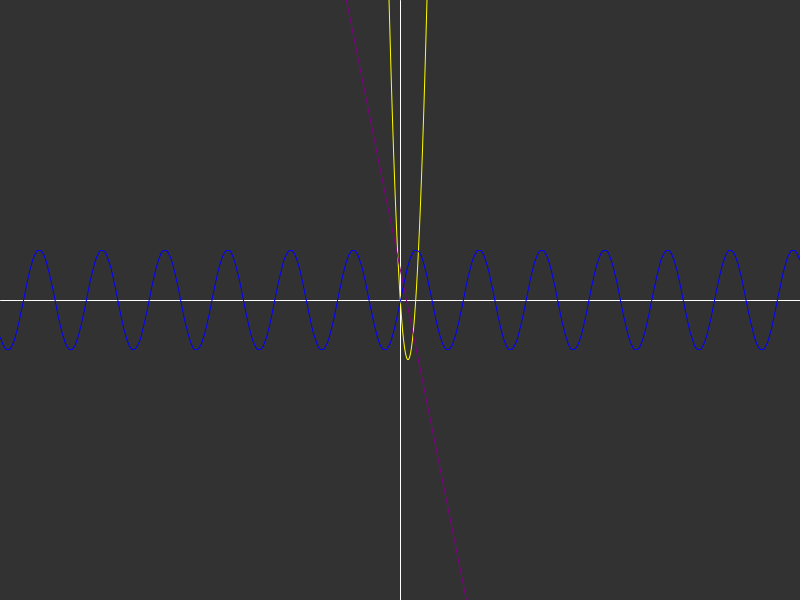
Frame 1 (no input)
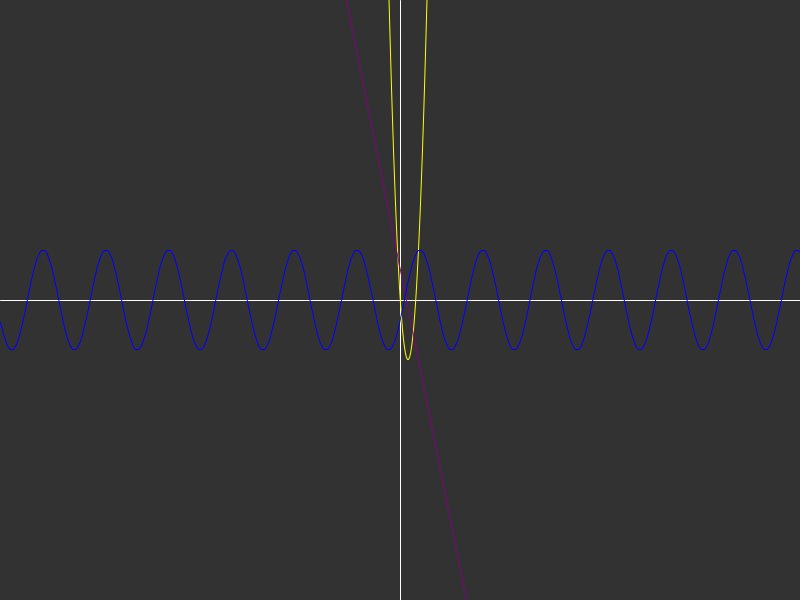
Frame 60 (the mouse pressed at the canvas centre just before this capture)
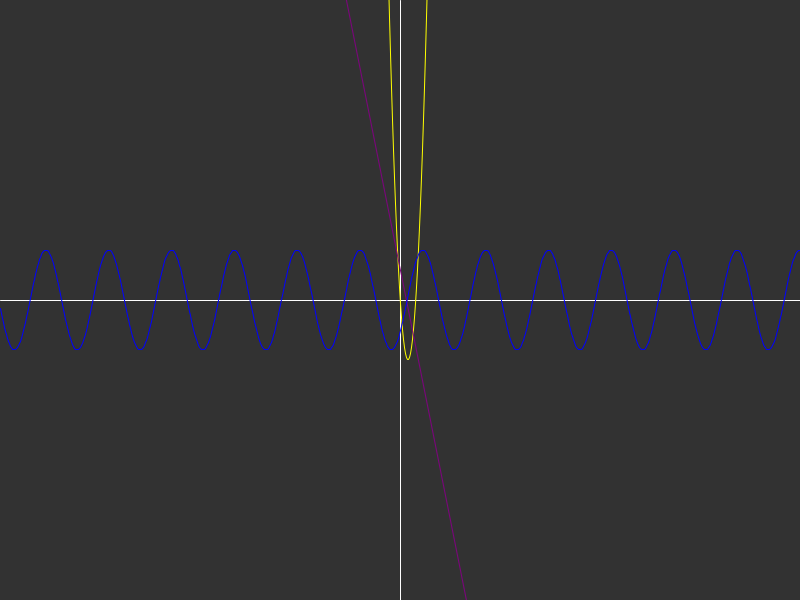
Frame 120 (the mouse held since frame 60 and released just before this capture)

The Processing sketch that drew these frames (run headless with seeded random() and noise(); from frame 60 on, the mouse is pressed at the canvas centre):

// Processing sketch: sketch_241203a
// ── sketch_241203a.pde
float amplitude = 50;   // Amplitude
float frequency = 0.1; // Frequency
float offset = 0;       // Offset

void setup() {
size(800, 600);  // Window size
background(50);  // Background color
}

void draw() {
background(50);  // Clear screen per frame
drawAxes();      // Draw the coordinate system
drawQuadratic(); // Draw a quadratic function
drawLinear();    // Draw a linear function
drawSineWave();  // Draw the sine wave
updateSineWave();  // Dynamic update sine wave
}

void drawAxes() {
stroke(255);
line(width / 2, 0, width / 2, height);  // Y-axis
line(0, height / 2, width, height / 2);  // x axis
}

void drawQuadratic() {
stroke(255, 255, 0);
noFill();
beginShape();
for (float x = -width / 2;  x < width / 2;  x += 1) {
float y = x * x - 15 * x - 3;
vertex(width / 2 + x, height / 2 - y);
}
endShape();
}

void drawLinear() {
stroke(128, 0, 128);
noFill();
beginShape();
for (float x = -width / 2;  x < width / 2;  x += 1) {
float y = -5 * x + 30;
vertex(width / 2 + x, height / 2 - y);
}
endShape();
}

void drawSineWave() {
stroke(0, 0, 255);
noFill();
beginShape();
for (float x = -width / 2;  x < width / 2;  x += 1) {
float y = amplitude * sin(frequency * x + offset);
vertex(width / 2 + x, height / 2 - y);
}
endShape();
}

void updateSineWave() {
offset += 0.1; // Dynamic movement
}

void keyPressed() {
if (key == 'w') amplitude += 10;
if (key == 's') amplitude -= 10;
if (key == 'd') frequency += 0.01;
if (key == 'a') frequency -= 0.01;
}
